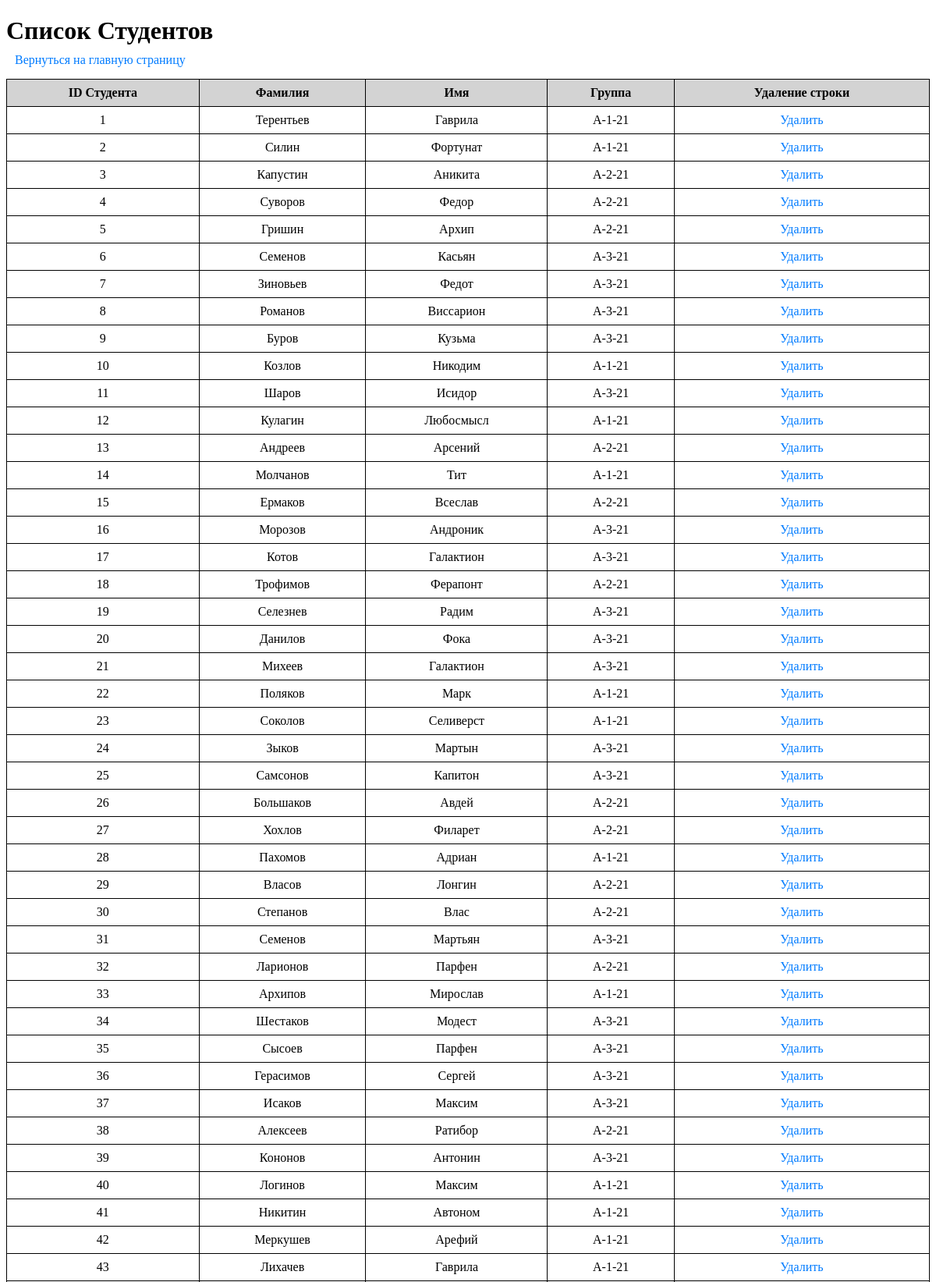
/students (upper part), run on the app's committed database.
### models.py (models this page shows)
class Student(Base):
    __tablename__ = 'students'
    student_id = Column(Integer, primary_key=True)
    firstname = Column(String, nullable=False)
    lastname = Column(String, nullable=False)
    patronymic = Column(String, nullable=False)
    group_student = Column(String, nullable=False)
    grades = relationship("StudentSubjectGrade", back_populates="student")
    interests = relationship("StudentThemeInterest", back_populates="student")
    distributions = relationship("Distribution", back_populates="student")

### app.py (the view)
@app.route("/students")
def display_students():
    students = student_repository.get_all(Student)
    return render_template('student_data.html', students=students)

### repositories.py (called while the page is built)
    def get_all(self, model):
        with self.Session() as session:
            return session.query(model).all()

### templates/student_data.html (shortened to what this page needs)
<!DOCTYPE html>
<html lang="en">
<head>
</head>
<body>
    <h1>Список Студентов</h1>
    <a href="{{url_for('index')}}">Вернуться на главную страницу</a>
    <table>
        <tr>
            <th>ID Студента</th>
            <th>Фамилия</th>
            <th>Имя</th>
            <th>Группа</th>
            <th>Удаление строки</th>
        </tr>
        {%for student in students%}
        <tr>
            <td>{{student.student_id}}</td>
            <td>{{student.lastname}}</td>
            <td>{{student.firstname}}</td>
            <td>{{student.group_student}}</td>
            <td>
                <a href=" ">Удалить</a>
            </td>
        </tr>
        {%endfor%}
    </table>
</body>
</html>

### templates/student_data.html (style rules this page uses)
table { width: 100%; border-collapse: collapse; margin-top:15px; }
td,th { border: 1px solid ; padding: 8px; text-align: center; }
th { background-color: lightgray; font-size: 16px; font-weight: bold; }
a { font-size: 16px; padding: 5px 10px; text-decoration: none; color: #007bff; border: 1px solid transparent; border-radius: 5px; transition: background-color 0.3s; }
h1 { margin-bottom: 10px; }

### data on the page
Student: student_id "1", lastname "Терентьев", firstname "Гаврила", group_student "A-1-21"
Student: student_id "2", lastname "Силин", firstname "Фортунат", group_student "A-1-21"
Student: student_id "3", lastname "Капустин", firstname "Аникита", group_student "A-2-21"
Student: student_id "4", lastname "Суворов", firstname "Федор", group_student "A-2-21"
Student: student_id "5", lastname "Гришин", firstname "Архип", group_student "A-2-21"
Student: student_id "6", lastname "Семенов", firstname "Касьян", group_student "A-3-21"
Student: student_id "7", lastname "Зиновьев", firstname "Федот", group_student "A-3-21"
Student: student_id "8", lastname "Романов", firstname "Виссарион", group_student "A-3-21"
Student: student_id "9", lastname "Буров", firstname "Кузьма", group_student "A-3-21"
Student: student_id "10", lastname "Козлов", firstname "Никодим", group_student "A-1-21"
Student: student_id "11", lastname "Шаров", firstname "Исидор", group_student "A-3-21"
Student: student_id "12", lastname "Кулагин", firstname "Любосмысл", group_student "A-1-21"
Student: student_id "13", lastname "Андреев", firstname "Арсений", group_student "A-2-21"
Student: student_id "14", lastname "Молчанов", firstname "Тит", group_student "A-1-21"
Student: student_id "15", lastname "Ермаков", firstname "Всеслав", group_student "A-2-21"
Student: student_id "16", lastname "Морозов", firstname "Андроник", group_student "A-3-21"
Student: student_id "17", lastname "Котов", firstname "Галактион", group_student "A-3-21"
Student: student_id "18", lastname "Трофимов", firstname "Ферапонт", group_student "A-2-21"
Student: student_id "19", lastname "Селезнев", firstname "Радим", group_student "A-3-21"
Student: student_id "20", lastname "Данилов", firstname "Фока", group_student "A-3-21"
Student: student_id "21", lastname "Михеев", firstname "Галактион", group_student "A-3-21"
Student: student_id "22", lastname "Поляков", firstname "Марк", group_student "A-1-21"
Student: student_id "23", lastname "Соколов", firstname "Селиверст", group_student "A-1-21"
Student: student_id "24", lastname "Зыков", firstname "Мартын", group_student "A-3-21"
Student: student_id "25", lastname "Самсонов", firstname "Капитон", group_student "A-3-21"
Student: student_id "26", lastname "Большаков", firstname "Авдей", group_student "A-2-21"
Student: student_id "27", lastname "Хохлов", firstname "Филарет", group_student "A-2-21"
Student: student_id "28", lastname "Пахомов", firstname "Адриан", group_student "A-1-21"
Student: student_id "29", lastname "Власов", firstname "Лонгин", group_student "A-2-21"
Student: student_id "30", lastname "Степанов", firstname "Влас", group_student "A-2-21"
Student: student_id "31", lastname "Семенов", firstname "Мартьян", group_student "A-3-21"
Student: student_id "32", lastname "Ларионов", firstname "Парфен", group_student "A-2-21"
Student: student_id "33", lastname "Архипов", firstname "Мирослав", group_student "A-1-21"
Student: student_id "34", lastname "Шестаков", firstname "Модест", group_student "A-3-21"
Student: student_id "35", lastname "Сысоев", firstname "Парфен", group_student "A-3-21"
Student: student_id "36", lastname "Герасимов", firstname "Сергей", group_student "A-3-21"
Student: student_id "37", lastname "Исаков", firstname "Максим", group_student "A-3-21"
Student: student_id "38", lastname "Алексеев", firstname "Ратибор", group_student "A-2-21"
Student: student_id "39", lastname "Кононов", firstname "Антонин", group_student "A-3-21"
Student: student_id "40", lastname "Логинов", firstname "Максим", group_student "A-1-21"
Student: student_id "41", lastname "Никитин", firstname "Автоном", group_student "A-1-21"
Student: student_id "42", lastname "Меркушев", firstname "Арефий", group_student "A-1-21"
Student: student_id "43", lastname "Лихачев", firstname "Гаврила", group_student "A-1-21"
